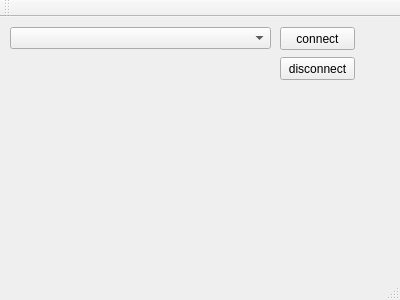
<?xml version="1.0" encoding="UTF-8"?>
<ui version="4.0">
 <class>MainWindow</class>
 <widget class="QMainWindow" name="MainWindow">
  <property name="geometry">
   <rect>
    <x>0</x>
    <y>0</y>
    <width>400</width>
    <height>300</height>
   </rect>
  </property>
  <property name="windowTitle">
   <string>MainWindow</string>
  </property>
  <widget class="QWidget" name="centralWidget">
   <widget class="QComboBox" name="serialPortSelect_comboBox">
    <property name="geometry">
     <rect>
      <x>10</x>
      <y>10</y>
      <width>261</width>
      <height>22</height>
     </rect>
    </property>
   </widget>
   <widget class="QPushButton" name="connect_button">
    <property name="geometry">
     <rect>
      <x>280</x>
      <y>10</y>
      <width>75</width>
      <height>23</height>
     </rect>
    </property>
    <property name="text">
     <string>connect</string>
    </property>
   </widget>
   <widget class="QPushButton" name="disconnect_button">
    <property name="geometry">
     <rect>
      <x>280</x>
      <y>40</y>
      <width>75</width>
      <height>23</height>
     </rect>
    </property>
    <property name="text">
     <string>disconnect</string>
    </property>
   </widget>
  </widget>
  <widget class="QMenuBar" name="menuBar">
   <property name="geometry">
    <rect>
     <x>0</x>
     <y>0</y>
     <width>400</width>
     <height>21</height>
    </rect>
   </property>
  </widget>
  <widget class="QToolBar" name="mainToolBar">
   <attribute name="toolBarArea">
    <enum>TopToolBarArea</enum>
   </attribute>
   <attribute name="toolBarBreak">
    <bool>false</bool>
   </attribute>
  </widget>
  <widget class="QStatusBar" name="statusBar"/>
 </widget>
 <layoutdefault spacing="6" margin="11"/>
 <resources/>
 <connections/>
</ui>
